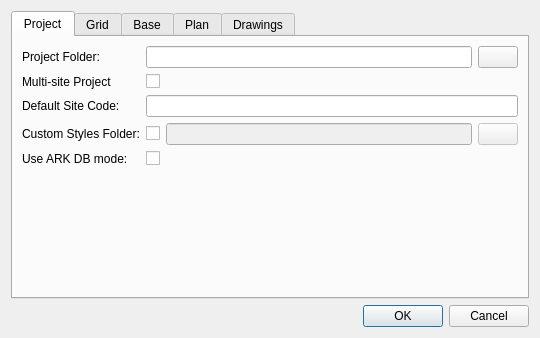
<?xml version="1.0" encoding="UTF-8"?>
<ui version="4.0">
 <class>SettingsDialogBase</class>
 <widget class="QDialog" name="SettingsDialogBase">
  <property name="geometry">
   <rect>
    <x>0</x>
    <y>0</y>
    <width>540</width>
    <height>338</height>
   </rect>
  </property>
  <property name="windowTitle">
   <string>Settings</string>
  </property>
  <layout class="QVBoxLayout" name="verticalLayout">
   <item>
    <widget class="QTabWidget" name="tabWidget">
     <property name="currentIndex">
      <number>0</number>
     </property>
     <widget class="QWidget" name="projectTab">
      <attribute name="title">
       <string>Project</string>
      </attribute>
      <layout class="QGridLayout" name="gridLayout_5">
       <item row="4" column="2">
        <widget class="QCheckBox" name="useArkCheck">
         <property name="text">
          <string/>
         </property>
        </widget>
       </item>
       <item row="4" column="0">
        <widget class="QLabel" name="useArkLabel">
         <property name="text">
          <string>Use ARK DB mode:</string>
         </property>
         <property name="buddy">
          <cstring>useArkCheck</cstring>
         </property>
        </widget>
       </item>
       <item row="0" column="2">
        <layout class="QHBoxLayout" name="projectFolderLayout">
         <item>
          <widget class="QLineEdit" name="projectFolderEdit"/>
         </item>
         <item>
          <widget class="QPushButton" name="projectFolderButton">
           <property name="icon">
            <iconset resource="resources.qrc">
             <normaloff>:/plugins/ArkPlan/folder.png</normaloff>:/plugins/ArkPlan/folder.png</iconset>
           </property>
          </widget>
         </item>
        </layout>
       </item>
       <item row="1" column="2">
        <widget class="QCheckBox" name="multiSiteCheck">
         <property name="text">
          <string/>
         </property>
        </widget>
       </item>
       <item row="0" column="0">
        <widget class="QLabel" name="projectFolderLabel">
         <property name="text">
          <string>Project Folder:</string>
         </property>
         <property name="buddy">
          <cstring>projectFolderEdit</cstring>
         </property>
        </widget>
       </item>
       <item row="2" column="0">
        <widget class="QLabel" name="siteCodeLabel">
         <property name="text">
          <string>Default Site Code:</string>
         </property>
         <property name="buddy">
          <cstring>siteCodeEdit</cstring>
         </property>
        </widget>
       </item>
       <item row="1" column="0">
        <widget class="QLabel" name="multiSiteLabel">
         <property name="text">
          <string>Multi-site Project</string>
         </property>
         <property name="buddy">
          <cstring>multiSiteCheck</cstring>
         </property>
        </widget>
       </item>
       <item row="3" column="2">
        <layout class="QHBoxLayout" name="styleFolderLayout">
         <item>
          <widget class="QCheckBox" name="styleFolderCheck">
           <property name="text">
            <string/>
           </property>
          </widget>
         </item>
         <item>
          <widget class="QLineEdit" name="styleFolderEdit">
           <property name="enabled">
            <bool>false</bool>
           </property>
          </widget>
         </item>
         <item>
          <widget class="QPushButton" name="styleFolderButton">
           <property name="enabled">
            <bool>false</bool>
           </property>
           <property name="icon">
            <iconset resource="resources.qrc">
             <normaloff>:/plugins/ArkPlan/folder.png</normaloff>:/plugins/ArkPlan/folder.png</iconset>
           </property>
          </widget>
         </item>
        </layout>
       </item>
       <item row="3" column="0" colspan="2">
        <widget class="QLabel" name="customStylesLabel">
         <property name="text">
          <string>Custom Styles Folder:</string>
         </property>
         <property name="buddy">
          <cstring>styleFolderEdit</cstring>
         </property>
        </widget>
       </item>
       <item row="5" column="2">
        <spacer name="verticalSpacer_4">
         <property name="orientation">
          <enum>Qt::Vertical</enum>
         </property>
         <property name="sizeHint" stdset="0">
          <size>
           <width>20</width>
           <height>40</height>
          </size>
         </property>
        </spacer>
       </item>
       <item row="2" column="2">
        <widget class="QLineEdit" name="siteCodeEdit"/>
       </item>
      </layout>
     </widget>
     <widget class="QWidget" name="gridTab">
      <attribute name="title">
       <string>Grid</string>
      </attribute>
      <layout class="QGridLayout" name="gridLayout_4">
       <item row="4" column="0">
        <widget class="QLabel" name="gridPolygonsNameLabel">
         <property name="text">
          <string>Polygons Base Name:</string>
         </property>
         <property name="buddy">
          <cstring>gridPolygonsNameEdit</cstring>
         </property>
        </widget>
       </item>
       <item row="1" column="0">
        <widget class="QLabel" name="gridGroupNameLabel">
         <property name="text">
          <string>Group Name:</string>
         </property>
         <property name="buddy">
          <cstring>gridGroupNameEdit</cstring>
         </property>
        </widget>
       </item>
       <item row="2" column="1">
        <widget class="QLineEdit" name="gridPointsNameEdit"/>
       </item>
       <item row="3" column="0">
        <widget class="QLabel" name="gridLinesNameLabel">
         <property name="text">
          <string>Lines Base Name:</string>
         </property>
         <property name="buddy">
          <cstring>gridLinesNameEdit</cstring>
         </property>
        </widget>
       </item>
       <item row="6" column="1">
        <spacer name="verticalSpacer_3">
         <property name="orientation">
          <enum>Qt::Vertical</enum>
         </property>
         <property name="sizeHint" stdset="0">
          <size>
           <width>20</width>
           <height>40</height>
          </size>
         </property>
        </spacer>
       </item>
       <item row="4" column="1">
        <widget class="QLineEdit" name="gridPolygonsNameEdit"/>
       </item>
       <item row="1" column="1">
        <widget class="QLineEdit" name="gridGroupNameEdit"/>
       </item>
       <item row="2" column="0">
        <widget class="QLabel" name="gridPointNameLabel">
         <property name="text">
          <string>Points Base Name:</string>
         </property>
         <property name="buddy">
          <cstring>gridPointsNameEdit</cstring>
         </property>
        </widget>
       </item>
       <item row="3" column="1">
        <widget class="QLineEdit" name="gridLinesNameEdit"/>
       </item>
       <item row="5" column="0">
        <widget class="QLabel" name="gridFolderLabel">
         <property name="text">
          <string>Custom Data Folder:</string>
         </property>
         <property name="buddy">
          <cstring>gridFolderEdit</cstring>
         </property>
        </widget>
       </item>
       <item row="5" column="1">
        <layout class="QHBoxLayout" name="gridFolderLayout">
         <item>
          <widget class="QCheckBox" name="gridFolderCheck">
           <property name="text">
            <string/>
           </property>
          </widget>
         </item>
         <item>
          <widget class="QLineEdit" name="gridFolderEdit">
           <property name="enabled">
            <bool>false</bool>
           </property>
          </widget>
         </item>
         <item>
          <widget class="QPushButton" name="gridFolderButton">
           <property name="enabled">
            <bool>false</bool>
           </property>
           <property name="icon">
            <iconset resource="resources.qrc">
             <normaloff>:/plugins/ArkPlan/folder.png</normaloff>:/plugins/ArkPlan/folder.png</iconset>
           </property>
          </widget>
         </item>
        </layout>
       </item>
      </layout>
     </widget>
     <widget class="QWidget" name="baseTab">
      <attribute name="title">
       <string>Base</string>
      </attribute>
      <layout class="QGridLayout" name="gridLayout">
       <item row="2" column="1" colspan="2">
        <widget class="QLineEdit" name="basePointsNameEdit"/>
       </item>
       <item row="7" column="1">
        <spacer name="verticalSpacer_5">
         <property name="orientation">
          <enum>Qt::Vertical</enum>
         </property>
         <property name="sizeHint" stdset="0">
          <size>
           <width>20</width>
           <height>99</height>
          </size>
         </property>
        </spacer>
       </item>
       <item row="3" column="1" colspan="2">
        <widget class="QLineEdit" name="baseLinesNameEdit"/>
       </item>
       <item row="3" column="0">
        <widget class="QLabel" name="baseLinesNameLabel">
         <property name="text">
          <string>Lines Base Name:</string>
         </property>
         <property name="buddy">
          <cstring>gridLinesNameEdit</cstring>
         </property>
        </widget>
       </item>
       <item row="1" column="0">
        <widget class="QLabel" name="baseGroupNameLabel">
         <property name="text">
          <string>Group Name:</string>
         </property>
         <property name="buddy">
          <cstring>gridGroupNameEdit</cstring>
         </property>
        </widget>
       </item>
       <item row="2" column="0">
        <widget class="QLabel" name="basePointsNameLabel">
         <property name="text">
          <string>Points Base Name:</string>
         </property>
         <property name="buddy">
          <cstring>gridPointsNameEdit</cstring>
         </property>
        </widget>
       </item>
       <item row="4" column="1" colspan="2">
        <widget class="QLineEdit" name="basePolygonsNameEdit"/>
       </item>
       <item row="4" column="0">
        <widget class="QLabel" name="basePolygonsNameLabel">
         <property name="text">
          <string>Polygons Base Name:</string>
         </property>
        </widget>
       </item>
       <item row="1" column="1" colspan="2">
        <widget class="QLineEdit" name="baseGroupNameEdit"/>
       </item>
       <item row="5" column="0">
        <widget class="QLabel" name="baseFolderLabel">
         <property name="text">
          <string>Custom Data Folder:</string>
         </property>
         <property name="buddy">
          <cstring>gridFolderEdit</cstring>
         </property>
        </widget>
       </item>
       <item row="5" column="1" colspan="2">
        <layout class="QHBoxLayout" name="baseFolderLayout">
         <item>
          <widget class="QCheckBox" name="baseFolderCheck">
           <property name="text">
            <string/>
           </property>
          </widget>
         </item>
         <item>
          <widget class="QLineEdit" name="baseFolderEdit">
           <property name="enabled">
            <bool>false</bool>
           </property>
          </widget>
         </item>
         <item>
          <widget class="QPushButton" name="baseFolderButton">
           <property name="enabled">
            <bool>false</bool>
           </property>
           <property name="icon">
            <iconset resource="resources.qrc">
             <normaloff>:/plugins/ArkPlan/folder.png</normaloff>:/plugins/ArkPlan/folder.png</iconset>
           </property>
          </widget>
         </item>
        </layout>
       </item>
      </layout>
     </widget>
     <widget class="QWidget" name="planTab">
      <attribute name="title">
       <string>Plan</string>
      </attribute>
      <layout class="QGridLayout" name="gridLayout_6">
       <item row="4" column="1">
        <widget class="QLineEdit" name="planPointsNameEdit"/>
       </item>
       <item row="6" column="0">
        <widget class="QLabel" name="planPolygonsNameLabel">
         <property name="text">
          <string>Polygons Base Name:</string>
         </property>
         <property name="buddy">
          <cstring>gridPolygonsNameEdit</cstring>
         </property>
        </widget>
       </item>
       <item row="3" column="1">
        <widget class="QLineEdit" name="planBufferGroupNameEdit"/>
       </item>
       <item row="12" column="1">
        <spacer name="verticalSpacer_6">
         <property name="orientation">
          <enum>Qt::Vertical</enum>
         </property>
         <property name="sizeHint" stdset="0">
          <size>
           <width>20</width>
           <height>68</height>
          </size>
         </property>
        </spacer>
       </item>
       <item row="5" column="1">
        <widget class="QLineEdit" name="planLinesNameEdit"/>
       </item>
       <item row="4" column="0">
        <widget class="QLabel" name="planPointNameLabel">
         <property name="text">
          <string>Points Base Name:</string>
         </property>
         <property name="buddy">
          <cstring>gridPointsNameEdit</cstring>
         </property>
        </widget>
       </item>
       <item row="3" column="0">
        <widget class="QLabel" name="planBufferGroupNameLabel">
         <property name="text">
          <string>Buffer Group Name:</string>
         </property>
        </widget>
       </item>
       <item row="1" column="0">
        <widget class="QLabel" name="planDataGroupNameLabel">
         <property name="text">
          <string>Group Name:</string>
         </property>
         <property name="buddy">
          <cstring>gridGroupNameEdit</cstring>
         </property>
        </widget>
       </item>
       <item row="6" column="1">
        <widget class="QLineEdit" name="planPolygonsNameEdit"/>
       </item>
       <item row="5" column="0">
        <widget class="QLabel" name="planLinesNameLabel">
         <property name="text">
          <string>Lines Base Name:</string>
         </property>
         <property name="buddy">
          <cstring>gridLinesNameEdit</cstring>
         </property>
        </widget>
       </item>
       <item row="1" column="1">
        <widget class="QLineEdit" name="planDataGroupNameEdit"/>
       </item>
       <item row="7" column="0">
        <widget class="QLabel" name="planVectorFolderLabel">
         <property name="text">
          <string>Custom Data Folder:</string>
         </property>
         <property name="buddy">
          <cstring>gridFolderEdit</cstring>
         </property>
        </widget>
       </item>
       <item row="7" column="1">
        <layout class="QHBoxLayout" name="planDataFolderLayout">
         <item>
          <widget class="QCheckBox" name="planDataFolderCheck">
           <property name="text">
            <string/>
           </property>
          </widget>
         </item>
         <item>
          <widget class="QLineEdit" name="planDataFolderEdit">
           <property name="enabled">
            <bool>false</bool>
           </property>
          </widget>
         </item>
         <item>
          <widget class="QPushButton" name="planDataFolderButton">
           <property name="enabled">
            <bool>false</bool>
           </property>
           <property name="icon">
            <iconset resource="resources.qrc">
             <normaloff>:/plugins/ArkPlan/folder.png</normaloff>:/plugins/ArkPlan/folder.png</iconset>
           </property>
          </widget>
         </item>
        </layout>
       </item>
      </layout>
     </widget>
     <widget class="QWidget" name="drawingsTab">
      <attribute name="title">
       <string>Drawings</string>
      </attribute>
      <layout class="QGridLayout" name="gridLayout_2">
       <item row="1" column="2">
        <layout class="QHBoxLayout" name="horizontalLayout_4">
         <item>
          <widget class="QSpinBox" name="drawingTransparencySpin">
           <property name="suffix">
            <string>%</string>
           </property>
           <property name="maximum">
            <number>100</number>
           </property>
           <property name="value">
            <number>50</number>
           </property>
          </widget>
         </item>
         <item>
          <spacer name="horizontalSpacer">
           <property name="orientation">
            <enum>Qt::Horizontal</enum>
           </property>
           <property name="sizeHint" stdset="0">
            <size>
             <width>40</width>
             <height>20</height>
            </size>
           </property>
          </spacer>
         </item>
        </layout>
       </item>
       <item row="3" column="0" colspan="2">
        <widget class="QLabel" name="contextDrawingFolderLabel">
         <property name="text">
          <string>Context Drawings:</string>
         </property>
        </widget>
       </item>
       <item row="5" column="2">
        <spacer name="verticalSpacer">
         <property name="orientation">
          <enum>Qt::Vertical</enum>
         </property>
         <property name="sizeHint" stdset="0">
          <size>
           <width>20</width>
           <height>46</height>
          </size>
         </property>
        </spacer>
       </item>
       <item row="1" column="0">
        <widget class="QLabel" name="drawingTransparencyLabel">
         <property name="text">
          <string>Image tranparency:</string>
         </property>
        </widget>
       </item>
       <item row="4" column="2">
        <layout class="QHBoxLayout" name="horizontalLayout_3">
         <item>
          <widget class="QCheckBox" name="planDrawingFolderCheck">
           <property name="text">
            <string/>
           </property>
          </widget>
         </item>
         <item>
          <widget class="QLineEdit" name="planDrawingFolderEdit">
           <property name="enabled">
            <bool>false</bool>
           </property>
          </widget>
         </item>
         <item>
          <widget class="QPushButton" name="planDrawingFolderButton">
           <property name="enabled">
            <bool>false</bool>
           </property>
           <property name="icon">
            <iconset resource="resources.qrc">
             <normaloff>:/plugins/ArkPlan/folder.png</normaloff>:/plugins/ArkPlan/folder.png</iconset>
           </property>
          </widget>
         </item>
        </layout>
       </item>
       <item row="2" column="0">
        <widget class="QLabel" name="georefFolderLabel">
         <property name="text">
          <string>Separate georef folder:</string>
         </property>
         <property name="buddy">
          <cstring>georefFolderCheck</cstring>
         </property>
        </widget>
       </item>
       <item row="4" column="0" colspan="2">
        <widget class="QLabel" name="planDrawingFolderLabel">
         <property name="text">
          <string>Plan Drawings:</string>
         </property>
        </widget>
       </item>
       <item row="2" column="2">
        <widget class="QCheckBox" name="georefFolderCheck">
         <property name="toolTip">
          <string>Select if the raw and processed plans should be stored in separate folders.</string>
         </property>
         <property name="text">
          <string/>
         </property>
         <property name="checked">
          <bool>true</bool>
         </property>
        </widget>
       </item>
       <item row="3" column="2">
        <layout class="QHBoxLayout" name="horizontalLayout_2">
         <item>
          <widget class="QCheckBox" name="contextDrawingFolderCheck">
           <property name="text">
            <string/>
           </property>
          </widget>
         </item>
         <item>
          <widget class="QLineEdit" name="contextDrawingFolderEdit">
           <property name="enabled">
            <bool>false</bool>
           </property>
          </widget>
         </item>
         <item>
          <widget class="QPushButton" name="contextDrawingFolderButton">
           <property name="enabled">
            <bool>false</bool>
           </property>
           <property name="icon">
            <iconset resource="resources.qrc">
             <normaloff>:/plugins/ArkPlan/folder.png</normaloff>:/plugins/ArkPlan/folder.png</iconset>
           </property>
          </widget>
         </item>
        </layout>
       </item>
       <item row="0" column="0">
        <widget class="QLabel" name="drawingGroupNameLabel">
         <property name="text">
          <string>Group Name:</string>
         </property>
        </widget>
       </item>
       <item row="0" column="2">
        <widget class="QLineEdit" name="drawingGroupNameEdit"/>
       </item>
      </layout>
     </widget>
    </widget>
   </item>
   <item>
    <widget class="QDialogButtonBox" name="buttonBox">
     <property name="orientation">
      <enum>Qt::Horizontal</enum>
     </property>
     <property name="standardButtons">
      <set>QDialogButtonBox::Cancel|QDialogButtonBox::Ok</set>
     </property>
    </widget>
   </item>
  </layout>
 </widget>
 <tabstops>
  <tabstop>projectFolderEdit</tabstop>
  <tabstop>projectFolderButton</tabstop>
  <tabstop>multiSiteCheck</tabstop>
  <tabstop>siteCodeEdit</tabstop>
  <tabstop>styleFolderCheck</tabstop>
  <tabstop>styleFolderEdit</tabstop>
  <tabstop>styleFolderButton</tabstop>
  <tabstop>useArkCheck</tabstop>
  <tabstop>buttonBox</tabstop>
  <tabstop>tabWidget</tabstop>
  <tabstop>gridLinesNameEdit</tabstop>
  <tabstop>gridPolygonsNameEdit</tabstop>
  <tabstop>gridGroupNameEdit</tabstop>
  <tabstop>gridPointsNameEdit</tabstop>
  <tabstop>gridFolderEdit</tabstop>
  <tabstop>gridFolderButton</tabstop>
  <tabstop>baseGroupNameEdit</tabstop>
  <tabstop>basePointsNameEdit</tabstop>
  <tabstop>baseFolderEdit</tabstop>
  <tabstop>baseFolderButton</tabstop>
  <tabstop>baseLinesNameEdit</tabstop>
  <tabstop>basePolygonsNameEdit</tabstop>
  <tabstop>planLinesNameEdit</tabstop>
  <tabstop>planPointsNameEdit</tabstop>
  <tabstop>planBufferGroupNameEdit</tabstop>
  <tabstop>planPolygonsNameEdit</tabstop>
  <tabstop>planDataGroupNameEdit</tabstop>
  <tabstop>planDataFolderEdit</tabstop>
  <tabstop>planDataFolderButton</tabstop>
  <tabstop>gridFolderCheck</tabstop>
  <tabstop>baseFolderCheck</tabstop>
  <tabstop>contextDrawingFolderEdit</tabstop>
  <tabstop>contextDrawingFolderButton</tabstop>
  <tabstop>drawingTransparencySpin</tabstop>
  <tabstop>georefFolderCheck</tabstop>
  <tabstop>contextDrawingFolderCheck</tabstop>
  <tabstop>planDrawingFolderCheck</tabstop>
  <tabstop>planDrawingFolderEdit</tabstop>
  <tabstop>planDrawingFolderButton</tabstop>
  <tabstop>planDataFolderCheck</tabstop>
  <tabstop>drawingGroupNameEdit</tabstop>
 </tabstops>
 <resources>
  <include location="resources.qrc"/>
 </resources>
 <connections>
  <connection>
   <sender>buttonBox</sender>
   <signal>accepted()</signal>
   <receiver>SettingsDialogBase</receiver>
   <slot>accept()</slot>
   <hints>
    <hint type="sourcelabel">
     <x>260</x>
     <y>333</y>
    </hint>
    <hint type="destinationlabel">
     <x>157</x>
     <y>274</y>
    </hint>
   </hints>
  </connection>
  <connection>
   <sender>buttonBox</sender>
   <signal>rejected()</signal>
   <receiver>SettingsDialogBase</receiver>
   <slot>reject()</slot>
   <hints>
    <hint type="sourcelabel">
     <x>328</x>
     <y>333</y>
    </hint>
    <hint type="destinationlabel">
     <x>286</x>
     <y>274</y>
    </hint>
   </hints>
  </connection>
  <connection>
   <sender>gridFolderCheck</sender>
   <signal>toggled(bool)</signal>
   <receiver>gridFolderEdit</receiver>
   <slot>setEnabled(bool)</slot>
   <hints>
    <hint type="sourcelabel">
     <x>181</x>
     <y>182</y>
    </hint>
    <hint type="destinationlabel">
     <x>276</x>
     <y>180</y>
    </hint>
   </hints>
  </connection>
  <connection>
   <sender>gridFolderCheck</sender>
   <signal>toggled(bool)</signal>
   <receiver>gridFolderButton</receiver>
   <slot>setEnabled(bool)</slot>
   <hints>
    <hint type="sourcelabel">
     <x>181</x>
     <y>181</y>
    </hint>
    <hint type="destinationlabel">
     <x>470</x>
     <y>181</y>
    </hint>
   </hints>
  </connection>
  <connection>
   <sender>baseFolderCheck</sender>
   <signal>toggled(bool)</signal>
   <receiver>baseFolderEdit</receiver>
   <slot>setEnabled(bool)</slot>
   <hints>
    <hint type="sourcelabel">
     <x>213</x>
     <y>185</y>
    </hint>
    <hint type="destinationlabel">
     <x>398</x>
     <y>185</y>
    </hint>
   </hints>
  </connection>
  <connection>
   <sender>baseFolderCheck</sender>
   <signal>toggled(bool)</signal>
   <receiver>baseFolderButton</receiver>
   <slot>setEnabled(bool)</slot>
   <hints>
    <hint type="sourcelabel">
     <x>208</x>
     <y>176</y>
    </hint>
    <hint type="destinationlabel">
     <x>465</x>
     <y>185</y>
    </hint>
   </hints>
  </connection>
  <connection>
   <sender>contextDrawingFolderCheck</sender>
   <signal>toggled(bool)</signal>
   <receiver>contextDrawingFolderButton</receiver>
   <slot>setEnabled(bool)</slot>
   <hints>
    <hint type="sourcelabel">
     <x>200</x>
     <y>152</y>
    </hint>
    <hint type="destinationlabel">
     <x>481</x>
     <y>153</y>
    </hint>
   </hints>
  </connection>
  <connection>
   <sender>contextDrawingFolderCheck</sender>
   <signal>toggled(bool)</signal>
   <receiver>contextDrawingFolderEdit</receiver>
   <slot>setEnabled(bool)</slot>
   <hints>
    <hint type="sourcelabel">
     <x>202</x>
     <y>144</y>
    </hint>
    <hint type="destinationlabel">
     <x>255</x>
     <y>146</y>
    </hint>
   </hints>
  </connection>
  <connection>
   <sender>planDrawingFolderCheck</sender>
   <signal>toggled(bool)</signal>
   <receiver>planDrawingFolderButton</receiver>
   <slot>setEnabled(bool)</slot>
   <hints>
    <hint type="sourcelabel">
     <x>197</x>
     <y>192</y>
    </hint>
    <hint type="destinationlabel">
     <x>466</x>
     <y>190</y>
    </hint>
   </hints>
  </connection>
  <connection>
   <sender>planDrawingFolderCheck</sender>
   <signal>toggled(bool)</signal>
   <receiver>planDrawingFolderEdit</receiver>
   <slot>setEnabled(bool)</slot>
   <hints>
    <hint type="sourcelabel">
     <x>207</x>
     <y>196</y>
    </hint>
    <hint type="destinationlabel">
     <x>248</x>
     <y>196</y>
    </hint>
   </hints>
  </connection>
  <connection>
   <sender>planDataFolderCheck</sender>
   <signal>toggled(bool)</signal>
   <receiver>planDataFolderButton</receiver>
   <slot>setEnabled(bool)</slot>
   <hints>
    <hint type="sourcelabel">
     <x>188</x>
     <y>212</y>
    </hint>
    <hint type="destinationlabel">
     <x>482</x>
     <y>212</y>
    </hint>
   </hints>
  </connection>
  <connection>
   <sender>planDataFolderCheck</sender>
   <signal>toggled(bool)</signal>
   <receiver>planDataFolderEdit</receiver>
   <slot>setEnabled(bool)</slot>
   <hints>
    <hint type="sourcelabel">
     <x>190</x>
     <y>216</y>
    </hint>
    <hint type="destinationlabel">
     <x>239</x>
     <y>215</y>
    </hint>
   </hints>
  </connection>
  <connection>
   <sender>styleFolderCheck</sender>
   <signal>toggled(bool)</signal>
   <receiver>styleFolderButton</receiver>
   <slot>setEnabled(bool)</slot>
   <hints>
    <hint type="sourcelabel">
     <x>189</x>
     <y>159</y>
    </hint>
    <hint type="destinationlabel">
     <x>473</x>
     <y>158</y>
    </hint>
   </hints>
  </connection>
  <connection>
   <sender>styleFolderCheck</sender>
   <signal>toggled(bool)</signal>
   <receiver>styleFolderEdit</receiver>
   <slot>setEnabled(bool)</slot>
   <hints>
    <hint type="sourcelabel">
     <x>191</x>
     <y>150</y>
    </hint>
    <hint type="destinationlabel">
     <x>257</x>
     <y>149</y>
    </hint>
   </hints>
  </connection>
 </connections>
</ui>
